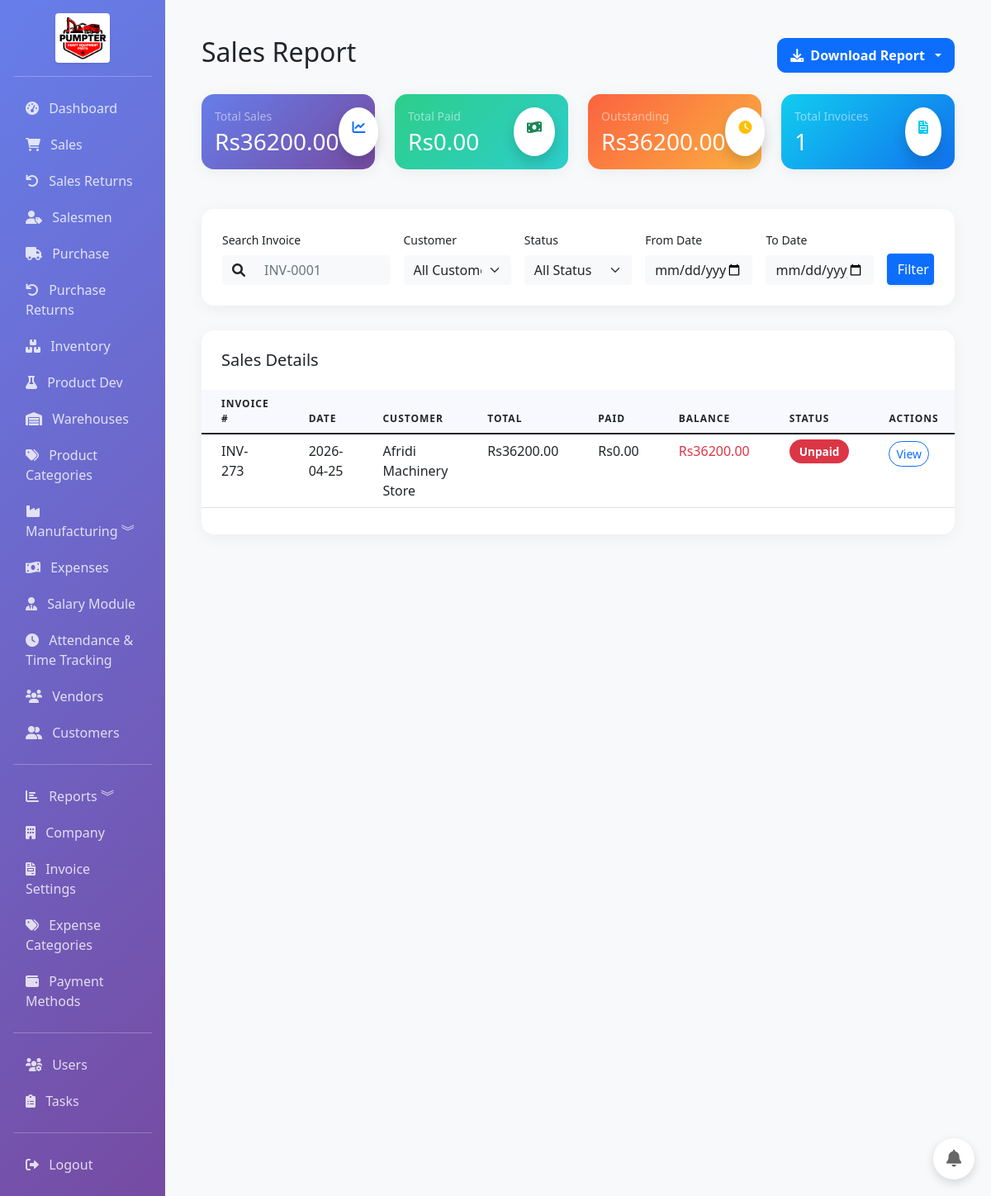
The page /reports/sales-report (signed in) on the database its author committed.
### app/models.py (models this page shows, shortened)
class Sale(db.Model):
    __tablename__ = 'sales'
    id = db.Column(db.Integer, primary_key=True)
    invoice_number = db.Column(db.String(50), unique=True, nullable=False, index=True)
    customer_id = db.Column(db.Integer, db.ForeignKey('customers.id'), index=True)
    date = db.Column(db.DateTime, default=datetime.utcnow, index=True)
    due_date = db.Column(db.DateTime)
    currency_id = db.Column(db.Integer, db.ForeignKey('currencies.id'), nullable=True)
    exchange_rate = db.Column(db.Float, default=1)
    subtotal = db.Column(db.Float, default=0)
    tax_rate = db.Column(db.Float, default=0)  # Tax percentage
    tax = db.Column(db.Float, default=0)
    discount_type = db.Column(db.String(10), default='fixed')  # fixed or percentage
    discount = db.Column(db.Float, default=0)
    delivery_charge = db.Column(db.Float, default=0)  # Delivery cost
    advance_applied = db.Column(db.Float, default=0)  # Advance amount applied to this invoice
    total = db.Column(db.Float, default=0)
    status = db.Column(Enum('paid', 'unpaid', 'partial', name='payment_status'), default='unpaid', index=True)
    paid_amount = db.Column(db.Float, default=0)
    vendor_id = db.Column(db.Integer, db.ForeignKey('vendors.id'), index=True, nullable=True)
    vendor = db.relationship('Vendor', backref='sales', lazy=True)
    salesman_id = db.Column(db.Integer, db.ForeignKey('salesmen.id'), index=True, nullable=True)
    notes = db.Column(db.Text)
    terms = db.Column(db.Text)
    created_by = db.Column(db.Integer, db.ForeignKey('users.id'))
    created_at = db.Column(db.DateTime, default=datetime.utcnow)
    updated_at = db.Column(db.DateTime, default=datetime.utcnow, onupdate=datetime.utcnow)
    items = db.relationship('SaleItem', backref='sale', lazy=True, cascade='all, delete-orphan')
    currency = db.relationship('Currency', backref='sales', lazy=True)
    @property
    def balance_due(self):
        return self.total - self.paid_amount

class Customer(db.Model):
    __tablename__ = 'customers'
    id = db.Column(db.Integer, primary_key=True)
    name = db.Column(db.String(100), nullable=False, index=True)
    email = db.Column(db.String(120), index=True)
    phone = db.Column(db.String(20))
    address = db.Column(db.Text)
    gst_number = db.Column(db.String(20), index=True)
    pan_number = db.Column(db.String(20))
    contact_person = db.Column(db.String(100))
    payment_method = db.Column(db.String(50), nullable=True)
    payment_terms = db.Column(db.Integer, default=30)  # Days
    credit_limit = db.Column(db.Float, default=0)
    opening_balance = db.Column(db.Float, default=0)
    is_active = db.Column(db.Boolean, default=True)
    created_at = db.Column(db.DateTime, default=datetime.utcnow)
    updated_at = db.Column(db.DateTime, default=datetime.utcnow, onupdate=datetime.utcnow)
    sales = db.relationship('Sale', backref='customer', lazy=True, cascade='all, delete-orphan')
    advances = db.relationship('CustomerAdvance', backref='customer', lazy=True, cascade='all, delete-orphan')

### app/routes/reports.py (the view)
@bp.route('/sales-report')
@login_required
def sales_report():
    start_date = request.args.get('start_date')
    end_date = request.args.get('end_date')
    status = request.args.get('status', 'all')
    search = request.args.get('search', '')
    customer_id = request.args.get('customer_id')
    query = Sale.query
    if start_date:
        query = query.filter(Sale.date >= datetime.strptime(start_date, '%Y-%m-%d'))
    if end_date:
        query = query.filter(Sale.date <= datetime.strptime(end_date, '%Y-%m-%d'))
    if status != 'all':
        query = query.filter(Sale.status == status)
    if search:
        query = query.filter(Sale.invoice_number.ilike(f'%{search}%'))
    if customer_id and customer_id != 'all':
        query = query.filter(Sale.customer_id == customer_id)
    sales = query.order_by(Sale.date.desc()).all()
    total_sales = sum(s.total for s in sales)
    total_paid = sum(s.paid_amount for s in sales)
    total_balance = sum(s.balance_due for s in sales)
    total_count = len(sales)
    customers = Customer.query.order_by(Customer.name).all()
    return render_template('reports/sales_report.html',
                         sales=sales,
                         total_sales=total_sales,
                         total_paid=total_paid,
                         total_balance=total_balance,
                         total_count=total_count,
                         start_date=start_date,
                         end_date=end_date,
                         status=status,
                         search=search,
                         customers=customers,
                         current_customer_id=customer_id)

### app/models.py (called while the page is built)
    @property
    def is_admin(self):
        return self.role == 'admin'

### app/templates/reports/sales_report.html (shortened to what this page needs)
{% extends "base.html" %}
{% block content %}
<div class="container-fluid py-4">
    <div class="d-flex justify-content-between align-items-center mb-4">
        <h2 class="font-weight-bold">Sales Report</h2>
        <div class="dropdown">
            <button class="btn btn-primary dropdown-toggle download-btn" type="button" id="downloadDropdown" data-bs-toggle="dropdown" aria-expanded="false">
                <i class="fas fa-download"></i> Download Report
            </button>
        </div>
    </div>
    <div class="row mb-4">
        <div class="col-xl-3 col-md-6 mb-4">
            <div class="card report-card bg-gradient-primary text-white">
                <div class="card-body">
                    <div class="d-flex justify-content-between">
                        <div>
                            <p class="text-white-50 small mb-1">Total Sales</p>
                            <h3 class="mb-0">Rs{{ "%.2f"|format(total_sales) }}</h3>
                        </div>
                        <div class="icon icon-shape bg-white text-primary rounded-circle shadow">
                            <i class="fas fa-chart-line p-3"></i>
                        </div>
                    </div>
                </div>
            </div>
        </div>
        <div class="col-xl-3 col-md-6 mb-4">
            <div class="card report-card bg-gradient-success text-white">
                <div class="card-body">
                    <div class="d-flex justify-content-between">
                        <div>
                            <p class="text-white-50 small mb-1">Total Paid</p>
                            <h3 class="mb-0">Rs{{ "%.2f"|format(total_paid) }}</h3>
                        </div>
                        <div class="icon icon-shape bg-white text-success rounded-circle shadow">
                            <i class="fas fa-money-bill-wave p-3"></i>
                        </div>
                    </div>
                </div>
            </div>
        </div>
        <div class="col-xl-3 col-md-6 mb-4">
            <div class="card report-card bg-gradient-warning text-white">
                <div class="card-body">
                    <div class="d-flex justify-content-between">
                        <div>
                            <p class="text-white-50 small mb-1">Outstanding</p>
                            <h3 class="mb-0">Rs{{ "%.2f"|format(total_balance) }}</h3>
                        </div>
                        <div class="icon icon-shape bg-white text-warning rounded-circle shadow">
                            <i class="fas fa-clock p-3"></i>
                        </div>
                    </div>
                </div>
            </div>
        </div>
        <div class="col-xl-3 col-md-6 mb-4">
            <div class="card report-card bg-gradient-info text-white">
                <div class="card-body">
                    <div class="d-flex justify-content-between">
                        <div>
                            <p class="text-white-50 small mb-1">Total Invoices</p>
                            <h3 class="mb-0">{{ total_count }}</h3>
                        </div>
                        <div class="icon icon-shape bg-white text-info rounded-circle shadow">
                            <i class="fas fa-file-invoice p-3"></i>
                        </div>
                    </div>
                </div>
            </div>
        </div>
    </div>
    <div class="filter-section">
        <form method="GET" action="{{ url_for('reports.sales_report') }}" class="row g-3">
            <div class="col-md-3">
                <label class="form-label small font-weight-bold">Search Invoice</label>
                <div class="input-group">
                    <span class="input-group-text bg-light border-0"><i class="fas fa-search"></i></span>
                    <input type="text" name="search" class="form-control bg-light border-0" placeholder="INV-0001" value="{{ search }}">
                </div>
            </div>
            <div class="col-md-2">
                <label class="form-label small font-weight-bold">Customer</label>
                <select name="customer_id" class="form-select bg-light border-0">
                    <option value="all">All Customers</option>
                </select>
            </div>
            <div class="col-md-2">
                <label class="form-label small font-weight-bold">Status</label>
                <select name="status" class="form-select bg-light border-0">
                    <option value="all" {% if status == 'all' %}selected{% endif %}>All Status</option>
                </select>
            </div>
            <div class="col-md-2">
                <label class="form-label small font-weight-bold">From Date</label>
                <input type="date" name="start_date" class="form-control bg-light border-0" value="{{ start_date }}">
            </div>
            <div class="col-md-2">
                <label class="form-label small font-weight-bold">To Date</label>
                <input type="date" name="end_date" class="form-control bg-light border-0" value="{{ end_date }}">
            </div>
            <div class="col-md-1 d-flex align-items-end">
                <button type="submit" class="btn btn-primary w-100 shadow-sm">Filter</button>
            </div>
        </form>
    </div>
    <div class="card report-card">
        <div class="card-header bg-transparent border-0 pt-4 px-4">
            <h5 class="mb-0">Sales Details</h5>
        </div>
        <div class="card-body px-0">
            <div class="table-responsive">
                <table class="table align-items-center table-flush">
                    <thead>
                        <tr>
                            <th class="px-4">Invoice #</th>
                            <th>Date</th>
                            <th>Customer</th>
                            <th>Total</th>
                            <th>Paid</th>
                            <th>Balance</th>
                            <th>Status</th>
                            <th>Actions</th>
                        </tr>
                    </thead>
                    <tbody>
                        {% for sale in sales %}
                        <tr>
                            <td class="px-4 font-weight-bold">{{ sale.invoice_number }}</td>
                            <td>{{ sale.date.strftime('%Y-%m-%d') }}</td>
                            <td>{{ sale.customer.name if sale.customer else 'Walk-in' }}</td>
                            <td>Rs{{ "%.2f"|format(sale.total) }}</td>
                            <td>Rs{{ "%.2f"|format(sale.paid_amount) }}</td>
                            <td><span class="text-danger font-weight-bold">Rs{{ "%.2f"|format(sale.balance_due) }}</span></td>
                            <td>
                                {% if sale.status == 'paid' %}
                                <span class="status-badge bg-success text-white">Paid</span>
                                {% elif sale.status == 'partial' %}
                                <span class="status-badge bg-warning text-white">Partial</span>
                                {% else %}
                                <span class="status-badge bg-danger text-white">Unpaid</span>
                                {% endif %}
                            </td>
                            <td>
                                <a href="{{ url_for('sales.invoice_detail', id=sale.id) }}" class="btn btn-sm btn-outline-primary rounded-pill">View</a>
                            </td>
                        </tr>
                        {% endfor %}
                    </tbody>
                </table>
            </div>
        </div>
    </div>
</div>
{% endblock %}

### app/templates/reports/sales_report.html (style rules this page uses)
.report-card { border: none; border-radius: 15px; box-shadow: 0 4px 20px rgba(0,0,0,0.05); transition: transform 0.3s ease; background: white; }
.status-badge { padding: 5px 12px; border-radius: 20px; font-size: 0.85rem; font-weight: 600; }
.bg-gradient-primary { background: linear-gradient(135deg, #667eea 0%, #764ba2 100%); }
.bg-gradient-success { background: linear-gradient(135deg, #2dce89 0%, #2dcecc 100%); }
.bg-gradient-info { background: linear-gradient(135deg, #11cdef 0%, #1171ef 100%); }
.bg-gradient-warning { background: linear-gradient(135deg, #fb6340 0%, #fbb140 100%); }
.filter-section { background: white; padding: 25px; border-radius: 15px; box-shadow: 0 4px 20px rgba(0,0,0,0.05); margin-bottom: 30px; }
.table thead th { background-color: #f8f9fe; text-transform: uppercase; font-size: 0.75rem; letter-spacing: 1px; border-bottom: 1px solid #e9ecef; }
.download-btn { border-radius: 10px; padding: 8px 15px; font-weight: 600; display: inline-flex; align-items: center; gap: 8px; }
.table>:not(caption)>*>* { padding: .5rem 1.5rem; }

### rows shown on the page
Sale: invoice_number "INV-273", date "2026-04-25", customer "Afridi Machinery Store", total "36200.00", paid_amount "0.00", balance_due "36200.00", status "Unpaid"

### other values the page prints
{{ "%.2f"|format(total_sales) }} "36200.00"
{{ "%.2f"|format(total_paid) }} "0.00"
{{ "%.2f"|format(total_balance) }} "36200.00"
{{ total_count }} "1"
